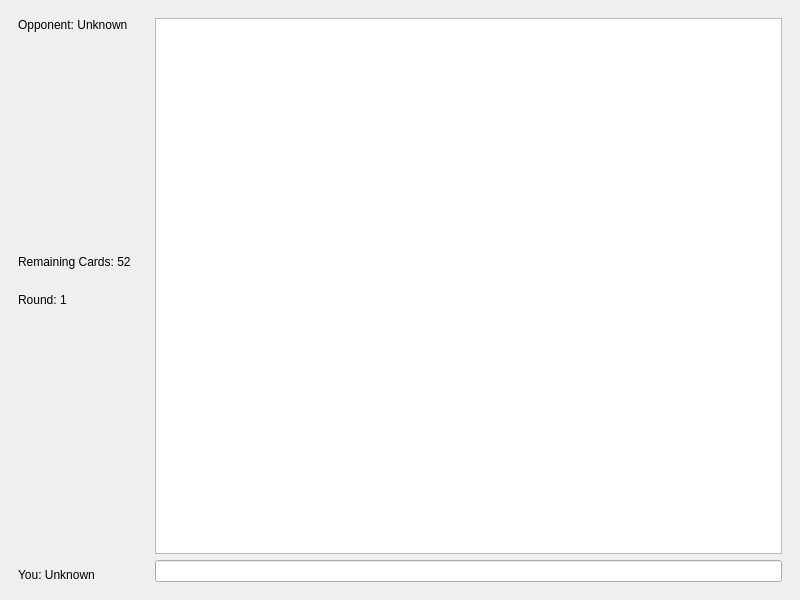
<?xml version="1.0" encoding="UTF-8"?>
<ui version="4.0">
 <class>GameWindow</class>
 <widget class="QMainWindow" name="GameWindow">
  <property name="geometry">
   <rect>
    <x>0</x>
    <y>0</y>
    <width>800</width>
    <height>600</height>
   </rect>
  </property>
  <property name="windowTitle">
   <string>QuantumDeck</string>
  </property>
  <widget class="QWidget" name="centralWidget">
   <layout class="QHBoxLayout" name="mainLayout">
    <item>
     <widget class="QWidget" name="gameArea">
      <layout class="QVBoxLayout" name="gameLayout">
       <item alignment="Qt::AlignTop|Qt::AlignLeft">
        <widget class="QLabel" name="opponentUsernameLabel">
         <property name="text">
          <string>Opponent: Unknown</string>
         </property>
        </widget>
       </item>
       <item>
        <widget class="QWidget" name="opponentCardsWidget">
         <layout class="QHBoxLayout" name="opponentCardsLayout"/>
        </widget>
       </item>
       <item>
        <layout class="QVBoxLayout" name="centerLayout">
         <item>
          <widget class="QLabel" name="remainingCardsLabel">
           <property name="text">
            <string>Remaining Cards: 52</string>
           </property>
          </widget>
         </item>
         <item>
          <widget class="QLabel" name="roundLabel">
           <property name="text">
            <string>Round: 1</string>
           </property>
          </widget>
         </item>
         <item>
          <widget class="QLabel" name="winnerLabel">
           <property name="text">
            <string/>
           </property>
          </widget>
         </item>
        </layout>
       </item>
       <item>
        <widget class="QWidget" name="playerCardsWidget">
         <layout class="QHBoxLayout" name="playerCardsLayout"/>
        </widget>
       </item>
       <item alignment="Qt::AlignBottom|Qt::AlignLeft">
        <widget class="QLabel" name="playerUsernameLabel">
         <property name="text">
          <string>You: Unknown</string>
         </property>
        </widget>
       </item>
      </layout>
     </widget>
    </item>
    <item>
     <widget class="QWidget" name="chatArea">
      <layout class="QVBoxLayout" name="chatLayout">
       <item>
        <widget class="QTextEdit" name="chatDisplay">
         <property name="readOnly">
          <bool>true</bool>
         </property>
        </widget>
       </item>
       <item>
        <widget class="QLineEdit" name="chatInput"/>
       </item>
      </layout>
     </widget>
    </item>
   </layout>
  </widget>
 </widget>
 <resources/>
 <connections>
  <connection>
   <sender>chatInput</sender>
   <signal>returnPressed()</signal>
   <receiver>GameWindow</receiver>
   <slot>sendChatMessage()</slot>
   <hints>
    <hint type="sourcelabel">
     <x>600</x>
     <y>550</y>
    </hint>
    <hint type="destinationlabel">
     <x>400</x>
     <y>300</y>
    </hint>
   </hints>
  </connection>
 </connections>
</ui>
